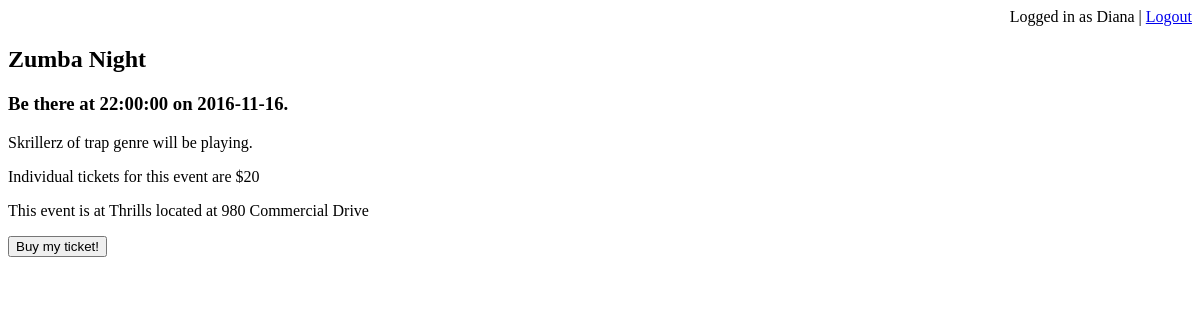
Page /event_page.php?evid=123 (signed in) on the earlier database version.
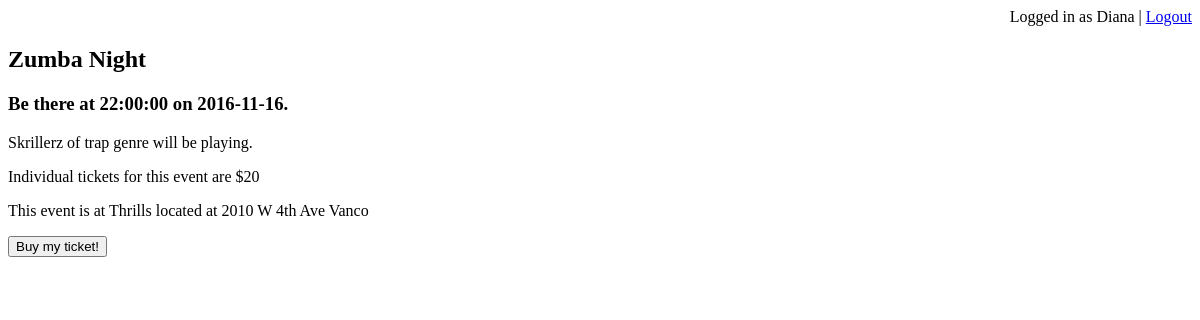
Same page on the later database version.
### tables this page shows
CREATE TABLE `entertainment` (
  `enid` int(11) NOT NULL,
  `name` varchar(20) NOT NULL,
  `genre` varchar(20) DEFAULT NULL,
  `cost` double NOT NULL
);

CREATE TABLE `venue` (
  `branchID` int(11) NOT NULL,
  `name` varchar(20) NOT NULL,
  `address` varchar(20) NOT NULL,
  `capacity` int(11) DEFAULT NULL,
  `cover_charge` double DEFAULT NULL
);

CREATE TABLE `hostedevent` (
  `evid` int(11) NOT NULL,
  `name` varchar(20) NOT NULL,
  `date` date NOT NULL,
  `start_time` time NOT NULL,
  `branchID` int(11) DEFAULT NULL,
  `price` double NOT NULL
);

### event_page.php (the view, shortened to what this page needs)
<?php
if ( isset($_SESSION['user'])=="" ) {
    header("Location: index.php");
    exit;
  }
else
{
$username=$_SESSION['username'];
?><html>
<head>
</head>
<body>
<div style="text-align:right;">Logged in as <?php echo $username; ?> | <a href="http://localhost/304_project/logout.php">Logout</a></div>
<?php
$evid = $_GET['evid'];
$servername = "localhost";
$username = "root";
$password = NULL;
$databasename = 'Venue';
$conn = new mysqli($servername, $username, $password, $databasename);
$sql = "SELECT ev.name AS eventName, date, start_time, price, en.name AS enName, genre, v.name AS venueName, address, v.branchID AS branchID FROM `entertainment` en, `hostedevent` ev, `playsat` p, `venue` v WHERE ev.branchID = p.branchID AND ev.evid = p.evid AND en.enid = p.enid AND v.branchID = ev.branchID AND p.evid ='$evid'";
$result = $conn->query($sql);
if ($result->num_rows > 0) {
    while($row = $result->fetch_assoc()) {
        $eventName = $row["eventName"];
        $eventPrice = $row["price"];
        $date = $row["date"];
        $time = $row["start_time"];
        $enName = $row["enName"];
        $enGenre = $row["genre"];
        $venueName = $row["venueName"];
        $venueAddress = $row["address"];
        $branchID = $row["branchID"];
    }
} else {
    echo "0 results";
}
 ?>
<h2><?php echo $eventName;?> </h2>
<h3>Be there at <?php echo $time;?> on <?php echo $date;?>.</h3>
<p><?php echo $enName;?> of <?php echo $enGenre;?> genre will be playing.</p>
<p>Individual tickets for this event are $<?php echo $eventPrice;?></p>
<p>This event is at <?php echo $venueName;?> located at <?php echo $venueAddress;?></p>
<p><a href = "http://localhost/304_project/buy_ticket_confirmation.php?evid=<?php echo $evid; ?>&branchID=<?php echo $branchID; ?>"><button>Buy my ticket!</button></a></p>
</body>
</html>
<?php
}
?>

Differences in the rows shown:
changed through a linked row, entertainment "Skrillerz": venue.address "980 Commercial Drive" → "2010 W 4th Ave Vanco"
